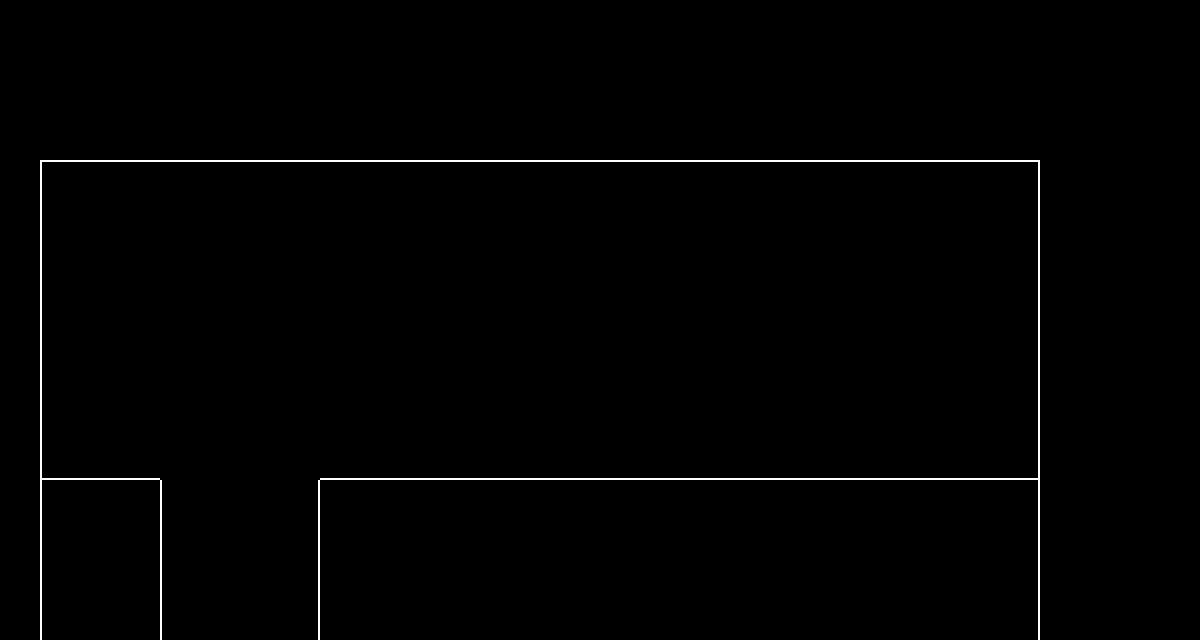

This game map was drawn from its Tiled (.tmx) file and the tilesets committed beside it. A one-line description and the full map source follow:
An orthogonal 30x16 tile map with 40x40 px tiles, 1 tile layer (Tile Layer 1) and 13 objects (transition, savepoint, script, npc, entry, ...).

<map version="1.9" tiledversion="1.9.0" orientation="orthogonal" renderorder="right-down" width="30" height="16" tilewidth="40" tileheight="40" infinite="0" nextlayerid="6" nextobjectid="16">
 <editorsettings>
  <export target="data.lua" format="lua" />
 </editorsettings>
 <properties>
  <property name="border" value="simple" />
  <property name="music" value="deltarune/wind_highplace" />
  <property name="name" value="??? - End" />
 </properties>
 <tileset firstgid="1" source="../../../../../../tilesets/thoughts.tsx" />
 <objectgroup id="2" name="objects_bg" />
 <layer id="1" name="Tile Layer 1" width="30" height="16">
  <data encoding="csv">
0,0,0,0,0,0,0,0,0,0,0,0,0,0,0,0,0,0,0,0,0,0,0,0,0,0,0,0,0,0,
0,0,0,0,0,0,0,0,0,0,0,0,0,0,0,0,0,0,0,0,0,0,0,0,0,0,0,0,0,0,
0,0,0,0,0,0,0,0,0,0,0,0,0,0,0,0,0,0,0,0,0,0,0,0,0,0,0,0,0,0,
0,0,0,0,0,0,0,0,0,0,0,0,0,0,0,0,0,0,0,0,0,0,0,0,0,0,0,0,0,0,
0,1,2,2,2,2,2,2,2,2,2,2,2,2,2,2,2,2,2,2,2,2,2,2,2,3,0,0,0,0,
0,4,5,5,5,5,5,5,5,5,5,5,5,5,5,5,5,5,5,5,5,5,5,5,5,6,0,0,0,0,
0,4,5,5,5,5,5,5,5,5,5,5,5,5,5,5,5,5,5,5,5,5,5,5,5,6,0,0,0,0,
0,4,5,5,5,5,5,5,5,5,5,5,5,5,5,5,5,5,5,5,5,5,5,5,5,6,0,0,0,0,
0,4,5,5,5,5,5,5,5,5,5,5,5,5,5,5,5,5,5,5,5,5,5,5,5,6,0,0,0,0,
0,4,5,5,5,5,5,5,5,5,5,5,5,5,5,5,5,5,5,5,5,5,5,5,5,6,0,0,0,0,
0,4,5,5,5,5,5,5,5,5,5,5,5,5,5,5,5,5,5,5,5,5,5,5,5,6,0,0,0,0,
0,7,8,8,5,5,5,5,8,8,8,8,8,8,8,8,8,8,8,8,8,8,8,8,8,9,0,0,0,0,
0,4,5,5,4,5,5,6,5,5,5,5,5,5,5,5,5,5,5,5,5,5,5,5,5,6,0,0,0,0,
0,4,5,5,4,5,5,6,5,5,5,5,5,5,5,5,5,5,5,5,5,5,5,5,5,6,0,0,0,0,
0,4,5,5,4,5,5,6,5,5,5,5,5,5,5,5,5,5,5,5,5,5,5,5,5,6,0,0,0,0,
0,4,5,5,4,5,5,6,5,5,5,5,5,5,5,5,5,5,5,5,5,5,5,5,5,6,0,0,0,0
</data>
 </layer>
 <objectgroup id="3" name="collision">
  <object id="3" x="120" y="480" width="40" height="160" />
  <object id="4" x="40" y="480" width="80" height="40" />
  <object id="5" x="0" y="160" width="40" height="320" />
  <object id="6" x="40" y="120" width="1000" height="40" />
  <object id="7" x="1040" y="160" width="40" height="320" />
  <object id="8" x="360" y="480" width="680" height="40" />
  <object id="9" x="320" y="480" width="40" height="160" />
 </objectgroup>
 <objectgroup id="4" name="objects">
  <object id="10" name="transition" x="160" y="640" width="160" height="40">
   <properties>
    <property name="map" value="devhotel/rooms/room_001/thoughts/corridor" />
    <property name="marker" value="north" />
   </properties>
  </object>
  <object id="11" name="savepoint" x="120" y="320">
   <point />
  </object>
  <object id="12" name="script" x="400" y="160" width="40" height="320">
   <properties>
    <property name="cutscene" value="thoughts.boss" />
    <property name="once" type="bool" value="true" />
   </properties>
  </object>
  <object id="13" name="npc" x="840" y="320">
   <properties>
    <property name="actor" value="brenda_dreamscape" />
    <property name="facing" value="right" />
    <property name="flagcheck" value="!b_fight" />
   </properties>
   <point />
  </object>
 </objectgroup>
 <objectgroup id="5" name="markers">
  <object id="14" name="entry" x="240" y="600">
   <point />
  </object>
  <object id="15" name="spawn" x="240" y="320">
   <point />
  </object>
 </objectgroup>
</map>
